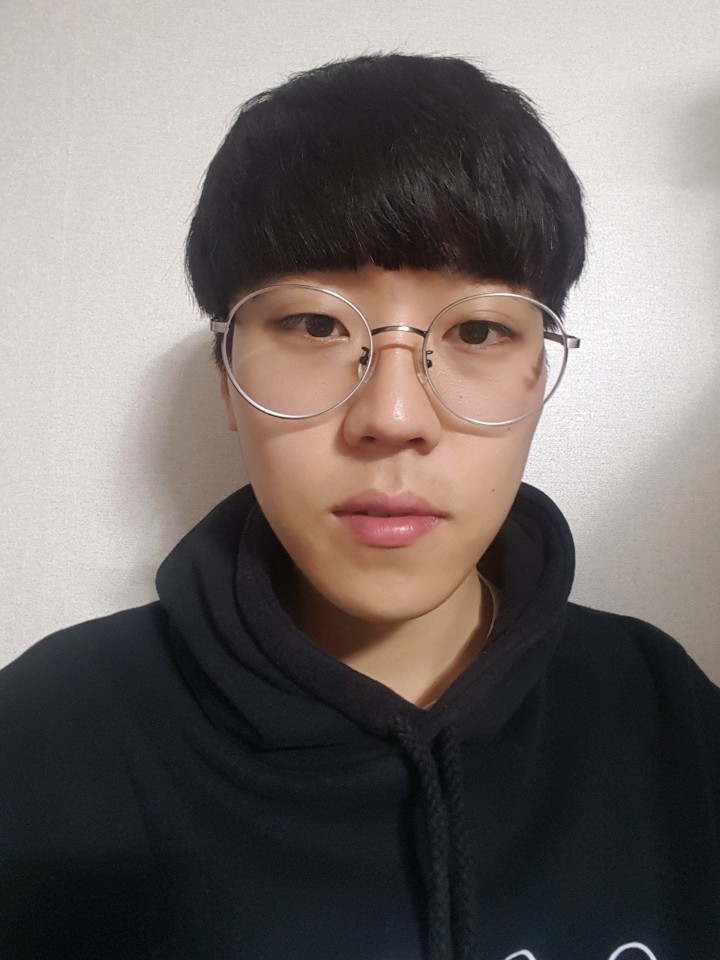
#> input picture WebServer/raz_img/이준호.jpg, 720 x 960 px, found by its file name; its folder holds only this picture in this run
$ python resizeimg.py
#> lines starting #> are read from the running program, lines starting #| are printed output that depends on the picture
import os
import cv2

def search(dirname):
#> called with dirname = '/home/kyungwook/kyungwook/raz_img'
    filenames = os.listdir(dirname)
    for filename in filenames:
        full_filename = os.path.join(dirname, filename)
        img = cv2.imread(full_filename)
#> img is the input picture: shape (960, 720, 3); mean B, G, R 106.5, 109, 116.6
        result = cv2.resize(img, (150,250), interpolation = cv2.INTER_AREA)
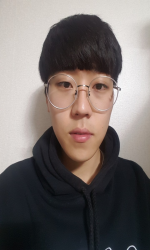
#> result: shape (250, 150, 3); mean B, G, R 106.5, 109, 116.6
        result_filename = "/home/kyungwook/kyungwook/aligned_img/" + filename
        cv2.imwrite(result_filename, result)

search("/home/kyungwook/kyungwook/raz_img")
